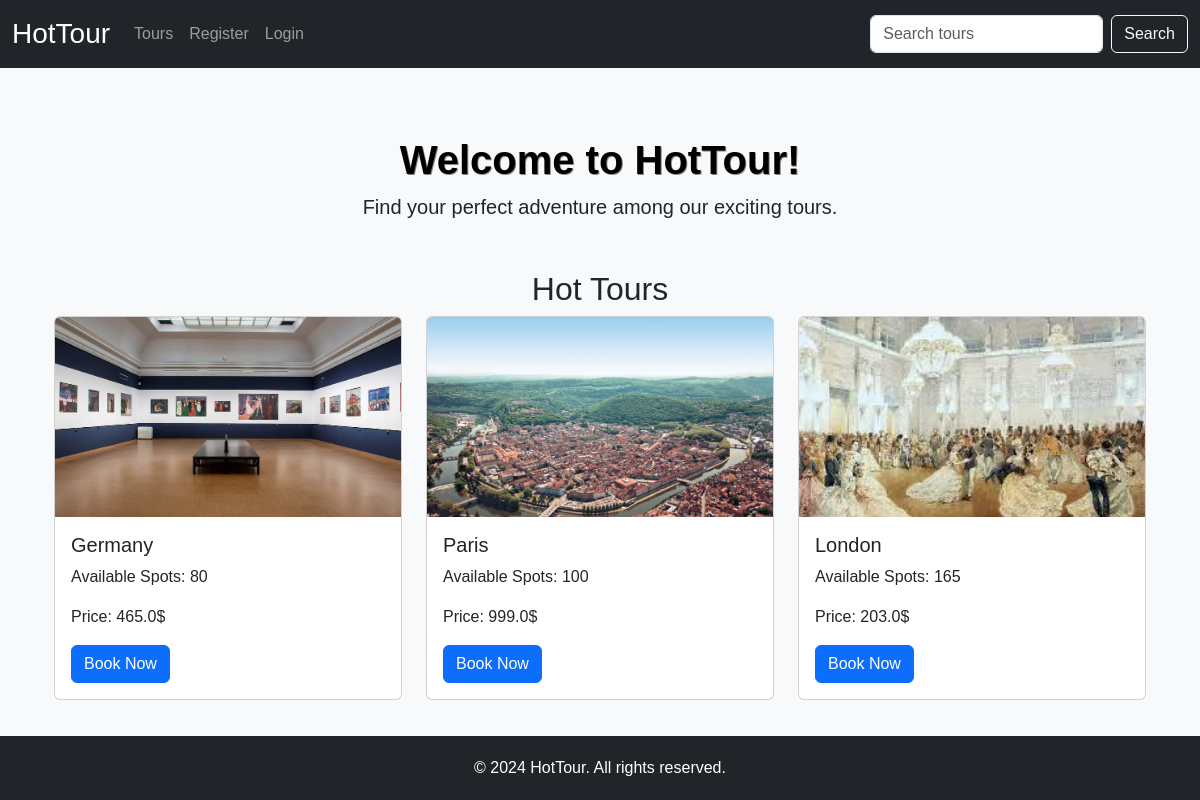
Before: / with the older database file.
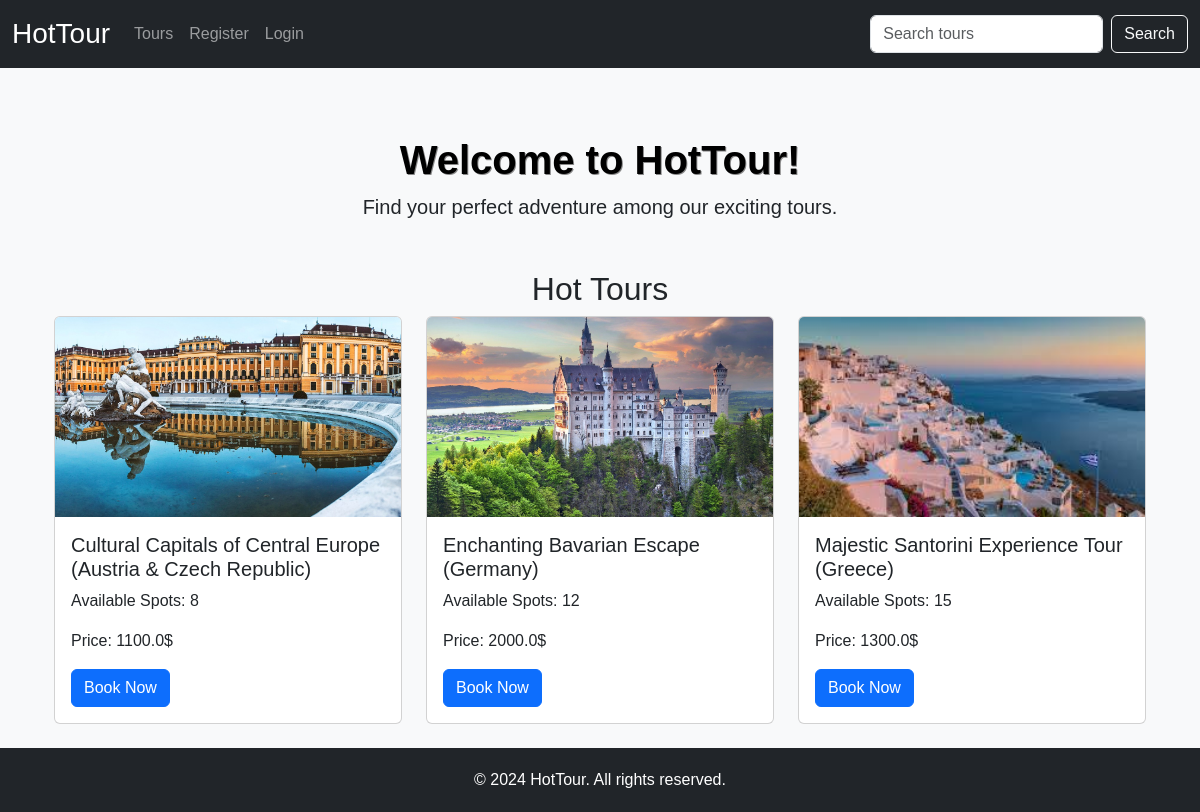
After: the same page with the newer database file.
### app/db.py (models this page shows)
class Tour(db.Model):
    id = db.Column(db.Integer, primary_key=True)
    creation_time = db.Column(db.DateTime, default=datetime.utcnow)
    name = db.Column(db.String(100), nullable=False)
    image_path = db.Column(db.String(100), nullable=False)
    description = db.Column(db.Text, nullable=False)
    price_per_person = db.Column(db.Float, nullable=False)  # Цена с учетом скидки
    date = db.Column(db.Date, nullable=False)
    available_spots = db.Column(db.Integer, nullable=False)

### app/views.py (the view)
@app.route('/')
def index():
    tours = Tour.query.order_by(Tour.available_spots.asc()).limit(3).all()
    return render_template('index.html', tours=tours)

### app/views.py (called while the page is built)
@app.context_processor
def context_processor():
    return dict(is_admin=is_admin)

### app/templates/index.html (shortened to what this page needs)
{% extends 'base.html' %}
{% block content %}
<div class="container mt-5">
    <h1 class="text-center welcome-text">Welcome to HotTour!</h1>
    <p class="text-center lead">Find your perfect adventure among our exciting tours.</p>
    <h2 class="text-center mt-5">Hot Tours</h2>
    <div class="row justify-content-center">
        {% for tour in tours[:3] %}
          <div class="col-md-4 mb-4">
            <div class="card">
              <img src="{{ url_for('static', filename=tour.image_path) }}" class="card-img-top" alt="{{ tour.name }}">
              <div class="card-body">
                <h5 class="card-title">{{ tour.name }}</h5>
                <p class="card-text">Available Spots: {{ tour.available_spots }}</p>
                <p class="card-text">Price: {{ tour.price_per_person }}$</p>
                <a href="{{ url_for('book_tour', id=tour.id) }}" class="btn btn-primary">Book Now</a>
              </div>
            </div>
          </div>
        {% endfor %}
    </div>
</div>
{% endblock %}

Changed rows visible on the page:
no longer on this page (row edited): Tour: image_path (picture), name "Germany", available_spots "80", price_per_person "465.0"
removed Tour: image_path (picture), name "Paris", available_spots "100", price_per_person "999.0"
removed Tour: image_path (picture), name "London", available_spots "165", price_per_person "203.0"
added Tour: image_path (picture), name "Cultural Capitals of Central Europe (Austria & Czech Republic)", available_spots "8", price_per_person "1100.0"
added Tour: image_path (picture), name "Enchanting Bavarian Escape (Germany)", available_spots "12", price_per_person "2000.0"
now on this page (row edited): Tour: image_path (picture), name "Majestic Santorini Experience Tour (Greece)", available_spots "15", price_per_person "1300.0"
